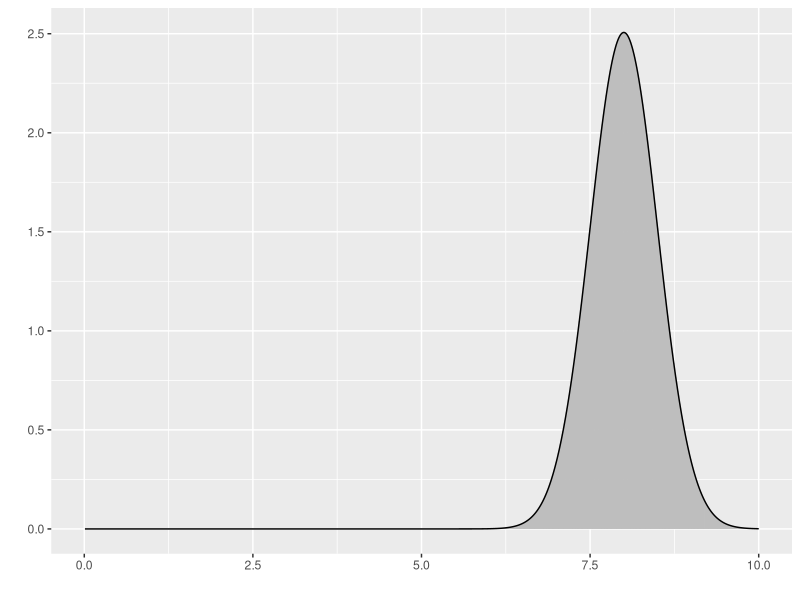
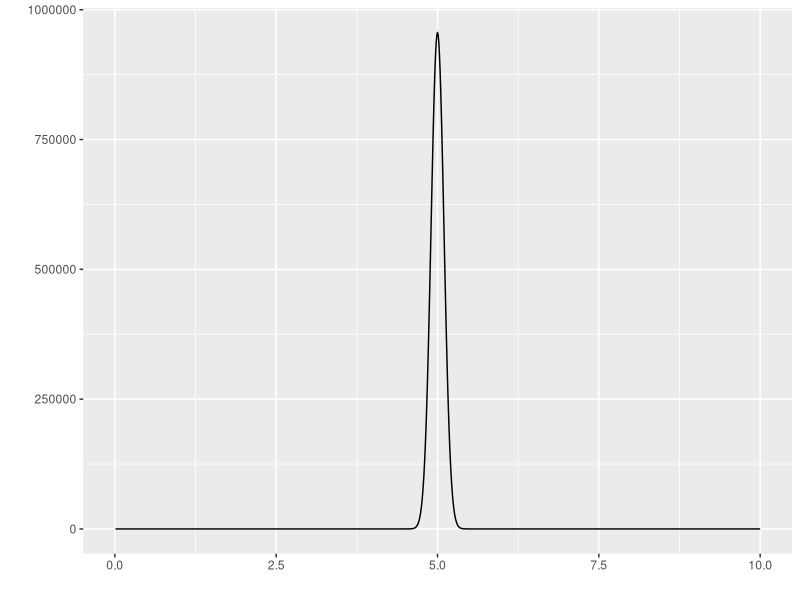
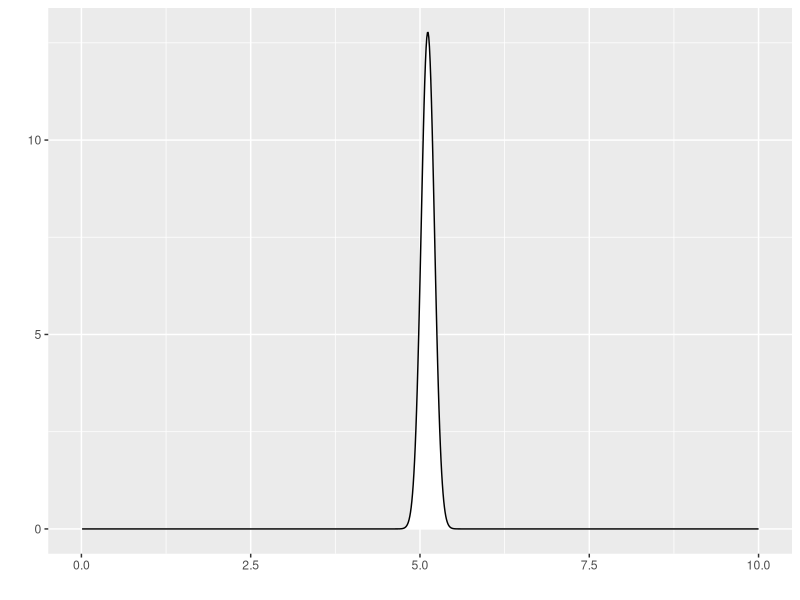
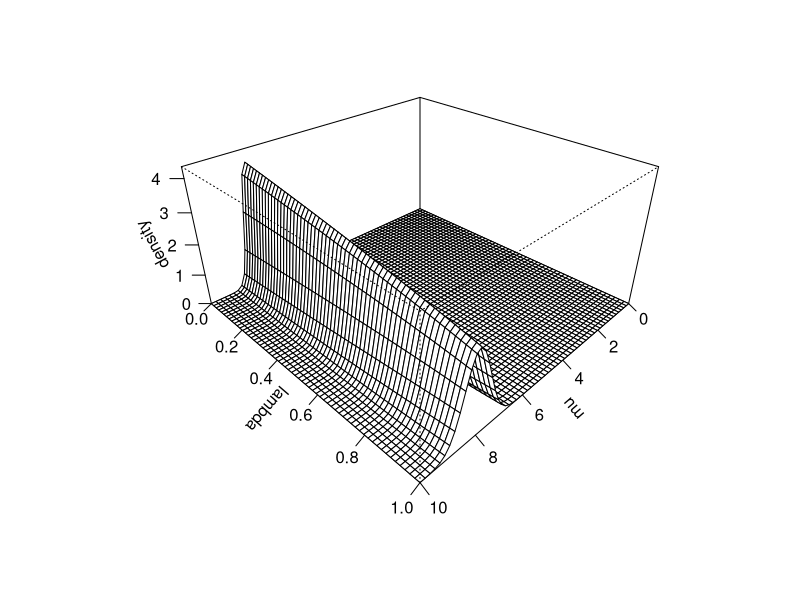
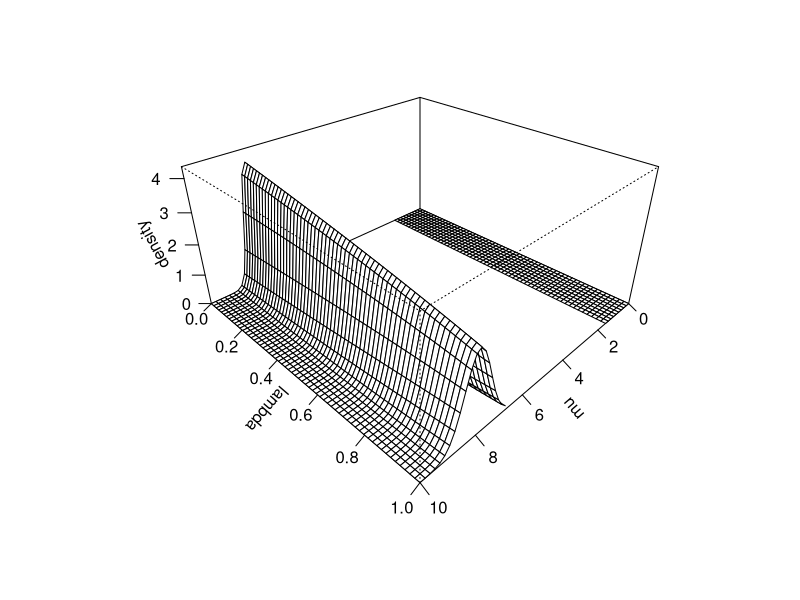
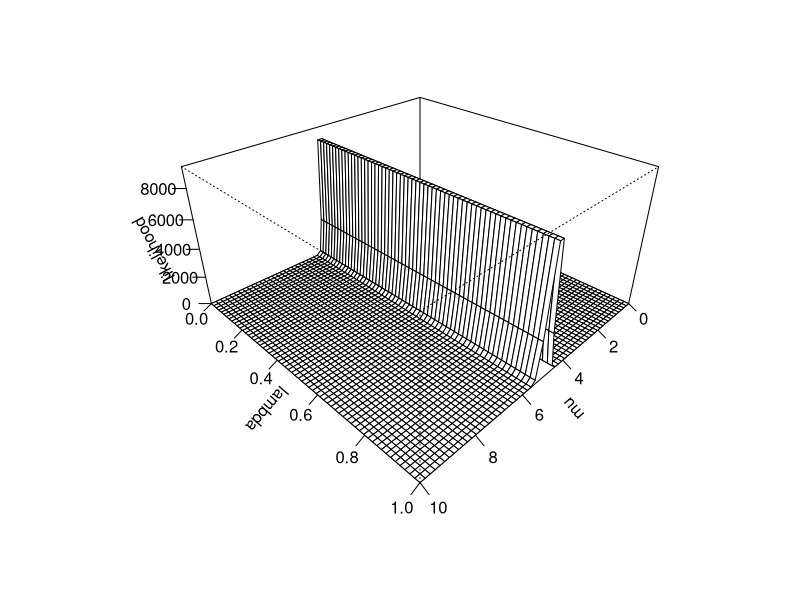
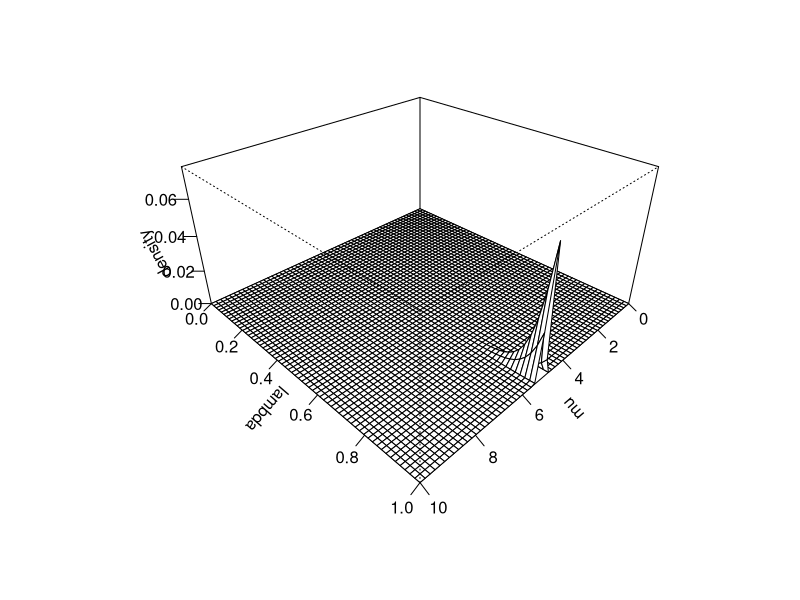
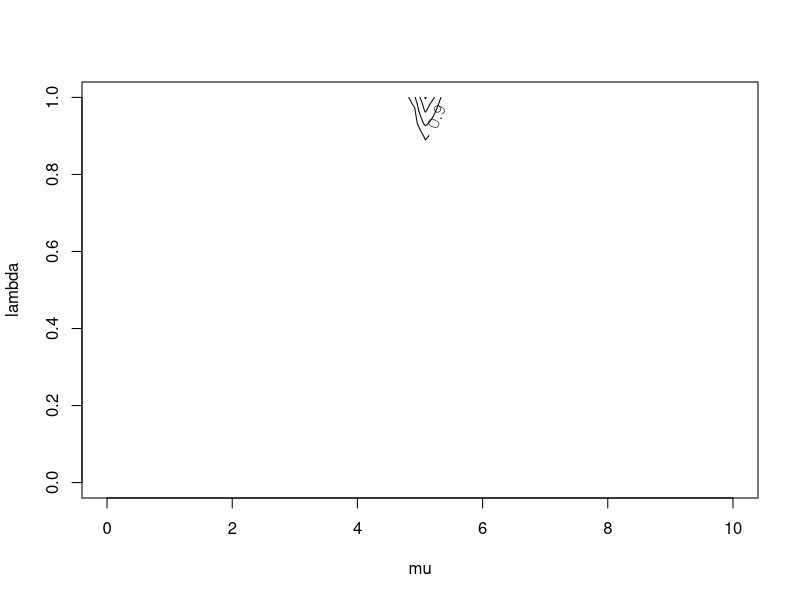

Write the R code that produced these figures, in order.
## ---- chunk 1
suppressMessages(suppressWarnings(library(MASS)))
suppressMessages(suppressWarnings(library(tidyverse)))
knitr::opts_chunk$set(echo=TRUE, fig.width=8, fig.height=2)
## ---- chunk 2
x_max <- 10

mu0 <- 8
tau0 <- 4

tauF <- 10

n <- 10
xbar <- 5

mu1 <- (tau0*mu0+n*tauF*xbar)/(tau0+n*tauF)
tau1 <- tau0+n*tauF

x_grid <- seq(0.01, x_max, length=1000)

f <- function(x, mu, tau) {
  sqrt(tau/2*pi)*exp(-0.5*tau*(x-mu)^2)
}

g <- f

prior05 <- qnorm(0.025, mu0, tau0) 
prior95 <- qnorm(0.975, mu0, tau0) 

post05 <- qnorm(0.025, mu1, tau1) 
post95 <- qnorm(0.025, mu1, tau1) 

## ---- chunk 3
g_grid <- g(x_grid, mu0, tau0)
outside <- x_grid < prior05 | x_grid > prior95
x_color <- 
  ifelse(outside, "white", "gray")
data.frame(x=x_grid, y=g_grid) %>%
  ggplot(aes(x, y)) +
    geom_segment(aes(xend=x, yend=0), color=x_color) +
    geom_line() + xlab(" ") + ylab(" ")
## ---- chunk 4
f_grid <- f(xbar, x_grid, tauF)^n
x_color <- "white"
data.frame(x=x_grid, y=f_grid) %>%
  ggplot(aes(x, y)) + 
    geom_line() + xlab(" ") + ylab(" ")
## ---- chunk 5
h_grid <- g(x_grid, mu1, tau1)
outside <- x_grid < post05 | x_grid > post95
x_color <- 
  ifelse(outside, "white", "gray")
data.frame(x=x_grid, y=h_grid) %>%
  ggplot(aes(x, y)) +
    geom_segment(aes(xend=x_grid, yend=0), color=x_color) +
    geom_line() + xlab(" ") + ylab(" ")
## ---- chunk 6
knitr::opts_chunk$set(echo=TRUE, fig.width=8, fig.height=8)
## ---- chunk 7
lambda_grid <- seq(0, 1, length=60)
mu_grid <- seq(0, x_max, length=60)


gstar <- function(mu, lambda) {g(mu, mu0, lambda*(tau0-tauF)+tauF)}
density <- outer(mu_grid, lambda_grid, gstar)
op <- par(bg = "white") 
z_max <- max(density, na.rm=TRUE)
persp(
  mu_grid, 
  lambda_grid, 
  density, 
  zlim=c(0, 1.1*z_max),
  xlab="mu",
  ylab="lambda",
  theta = 135, 
  phi = 30, 
  expand=0.5,
  ticktype="detailed")
## ---- chunk 8
density <- outer(mu_grid, lambda_grid, gstar)
density[11:40, ] <- NA
op <- par(bg = "white")
z_max <- max(density, na.rm=TRUE)
persp(
  mu_grid, 
  lambda_grid, 
  density, 
  zlim=c(0, 1.1*z_max),
  xlab="mu",
  ylab="lambda",
  theta = 135, 
  phi = 30, 
  expand=0.5,
  ticktype="detailed")
## ---- chunk 9
lambda_grid <- seq(0, 1, length=60)
mu_grid <- seq(0, x_max, length=60)


fstar <- function(mu, lambda) {f(xbar, mu, tau0)^n}
likelihood <- outer(mu_grid, lambda_grid, fstar)
z_max <- max(likelihood, na.rm=TRUE)
persp(
  mu_grid, 
  lambda_grid, 
  likelihood, 
  zlim=c(0, 1.1*z_max),
  xlab="mu",
  ylab="lambda",
  theta = 135, 
  phi = 30, 
  expand=0.5,
  ticktype="detailed")
## ---- chunk 10
lambda_grid <- seq(0, 1, length=60)
mu_grid <- seq(0, x_max, length=60)


hstar <- function(mu, lambda) {g(mu, mu0, lambda*(tau0-tauF) + tauF)*f(xbar, mu, tauF)^n}
density <- outer(mu_grid, lambda_grid, hstar)
z_max <- max(density, na.rm=TRUE)
persp(
  mu_grid, 
  lambda_grid, 
  density, 
  zlim=c(0, 1.1*z_max),
  xlab="mu",
  ylab="lambda",
  theta = 135, 
  phi = 30, 
  expand=0.5,
  ticktype="detailed")
## ---- chunk 11
density <- density / sum(density, na.rm=TRUE)
density %>%
  as.vector %>%
  sort %>%
  rev -> sorted_density
cumulative_p <- 0
for (p in sorted_density) {
  cumulative_p <- p + cumulative_p
  density[density==p] <- cumulative_p
}
contour(
  mu_grid, 
  lambda_grid, 
  density,
  labcex=1,
  levels=c(10, 25, 50, 75, 90)/100,
  xlab="mu",
  ylab="lambda")
